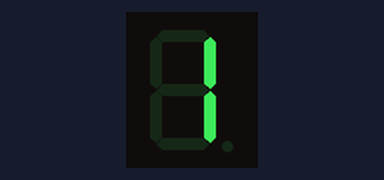
A sketch run on a simulated Arduino Uno, built with avr-gcc and run on an emulated ATmega328P. Shown: 1-digit seven-segment display. Wiring (inferred from the names in the program): 1-digit 7-segment display, segments lit when HIGH: segments pin 15, pin 2, pin 4, pin 16, pin 17, pin 5, pin 18, pin 19. The segment pins are drawn as the display they are named for.

Above: at 0.1 s.
At 1.1 s:
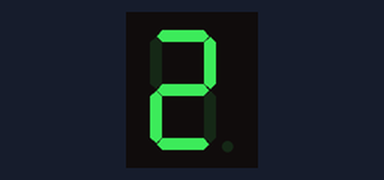
At 3.1 s:
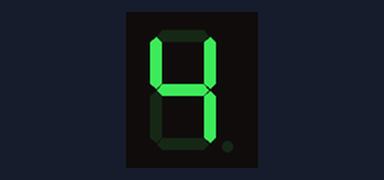

Measured:
- by itself, everything shown: repeats every 4.0 s, in 4 steps
- what the display in image 1 shows lasts 1.0 s, from 1.0 s to 2.0 s

The sketch:

7seq_LED.ino
```cpp
//指定7Seg腳位 {a,b,c,d,e,f,g,dp)
int pin[8]={15,2,4,16,17,5,18,19};

//數字對應要亮的腳位, 其實概念就是 bitmap.
byte num[10][8]={
{1,1,1,1,1,1,0,0}, // 0
{0,1,1,0,0,0,0,0}, // 1
{1,1,0,1,1,0,1,0}, // 2
{1,1,1,1,0,0,1,0}, // 3
{0,1,1,0,0,1,1,0},  //4
{1,0,1,1,0,1,1,0},  //5
{1,0,1,1,1,1,1,0},  //6
{1,1,1,0,0,0,0,0},  //7
{1,1,1,1,1,1,1,0},  //8
{1,1,1,1,0,1,1,0}   //9
};

int birth[4]={1,2,1,4};

void setup() {
  // 設定腳位輸出:
  for(int i=0; i<8; i++){
    pinMode(pin[i], OUTPUT);
  }
}

void loop() {
  // 迴圈把數字對應 pin腳寫入:
  // for(int i=0; i<10; i++){
  //   for(int j=0; j<8; j++){
  //     digitalWrite(pin[j],num[i][j]);
  //   }
  //   delay(1000);
  // }

  // 迴圈把對應我要顯示的數字群寫進去:
  for(int i=0; i<4; i++){
    for(int j=0; j<8; j++){
      digitalWrite(pin[j],num[birth[i]][j]);
    }
    delay(1000);
  }
}
```
